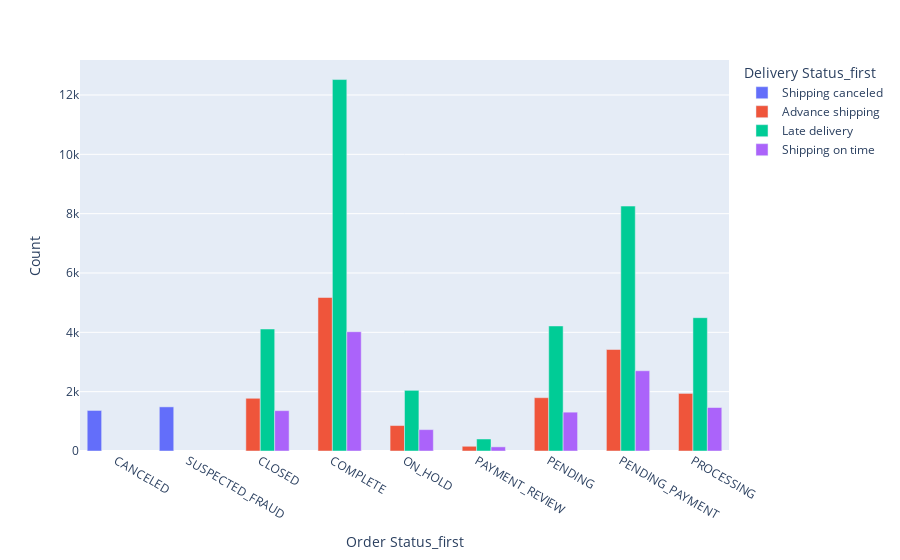

Write notebook code for a chart like this one.
### Markdown cell above
### Plot the distribution of order status and delivery status. Are there any suspected fraud?

### Code cell
order_status_fraud = grouped_df.groupby(['Order Status_first', 'Delivery Status_first']).size().to_frame('Count').reset_index()
g = px.bar(order_status_fraud, x = 'Order Status_first', y = 'Count', color = 'Delivery Status_first', barmode='group')
g.show()
pio.write_image(g, 'plot.png')

### Figure 1 — Plotly figure (JSON) as saved in the notebook; plotly's stock layout.template omitted (floating-point values rounded to 4 significant figures)
{"data": [{"alignmentgroup": "True", "hovertemplate": "Delivery Status_first=Shipping canceled<br>Order Status_first=%{x}<br>Count=%{y}<extra></extra>", "legendgroup": "Shipping canceled", "marker": {"color": "#636efa", "pattern": {"shape": ""}}, "name": "Shipping canceled", "offsetgroup": "Shipping canceled", "orientation": "v", "showlegend": true, "textposition": "auto", "type": "bar", "x": ["CANCELED", "SUSPECTED_FRAUD"], "xaxis": "x", "y": [1367, 1488], "yaxis": "y"}, {"alignmentgroup": "True", "hovertemplate": "Delivery Status_first=Advance shipping<br>Order Status_first=%{x}<br>Count=%{y}<extra></extra>", "legendgroup": "Advance shipping", "marker": {"color": "#EF553B", "pattern": {"shape": ""}}, "name": "Advance shipping", "offsetgroup": "Advance shipping", "orientation": "v", "showlegend": true, "textposition": "auto", "type": "bar", "x": ["CLOSED", "COMPLETE", "ON_HOLD", "PAYMENT_REVIEW", "PENDING", "PENDING_PAYMENT", "PROCESSING"], "xaxis": "x", "y": [1777, 5174, 858, 159, 1797, 3421, 1941], "yaxis": "y"}, {"alignmentgroup": "True", "hovertemplate": "Delivery Status_first=Late delivery<br>Order Status_first=%{x}<br>Count=%{y}<extra></extra>", "legendgroup": "Late delivery", "marker": {"color": "#00cc96", "pattern": {"shape": ""}}, "name": "Late delivery", "offsetgroup": "Late delivery", "orientation": "v", "showlegend": true, "textposition": "auto", "type": "bar", "x": ["CLOSED", "COMPLETE", "ON_HOLD", "PAYMENT_REVIEW", "PENDING", "PENDING_PAYMENT", "PROCESSING"], "xaxis": "x", "y": [4112, 12521, 2045, 405, 4215, 8256, 4494], "yaxis": "y"}, {"alignmentgroup": "True", "hovertemplate": "Delivery Status_first=Shipping on time<br>Order Status_first=%{x}<br>Count=%{y}<extra></extra>", "legendgroup": "Shipping on time", "marker": {"color": "#ab63fa", "pattern": {"shape": ""}}, "name": "Shipping on time", "offsetgroup": "Shipping on time", "orientation": "v", "showlegend": true, "textposition": "auto", "type": "bar", "x": ["CLOSED", "COMPLETE", "ON_HOLD", "PAYMENT_REVIEW", "PENDING", "PENDING_PAYMENT", "PROCESSING"], "xaxis": "x", "y": [1360, 4021, 721, 140, 1309, 2705, 1466], "yaxis": "y"}], "layout": {"barmode": "group", "legend": {"title": {"text": "Delivery Status_first"}, "tracegroupgap": 0}, "margin": {"t": 60}, "xaxis": {"anchor": "y", "domain": [0, 1], "title": {"text": "Order Status_first"}}, "yaxis": {"anchor": "x", "domain": [0, 1], "title": {"text": "Count"}}}}
